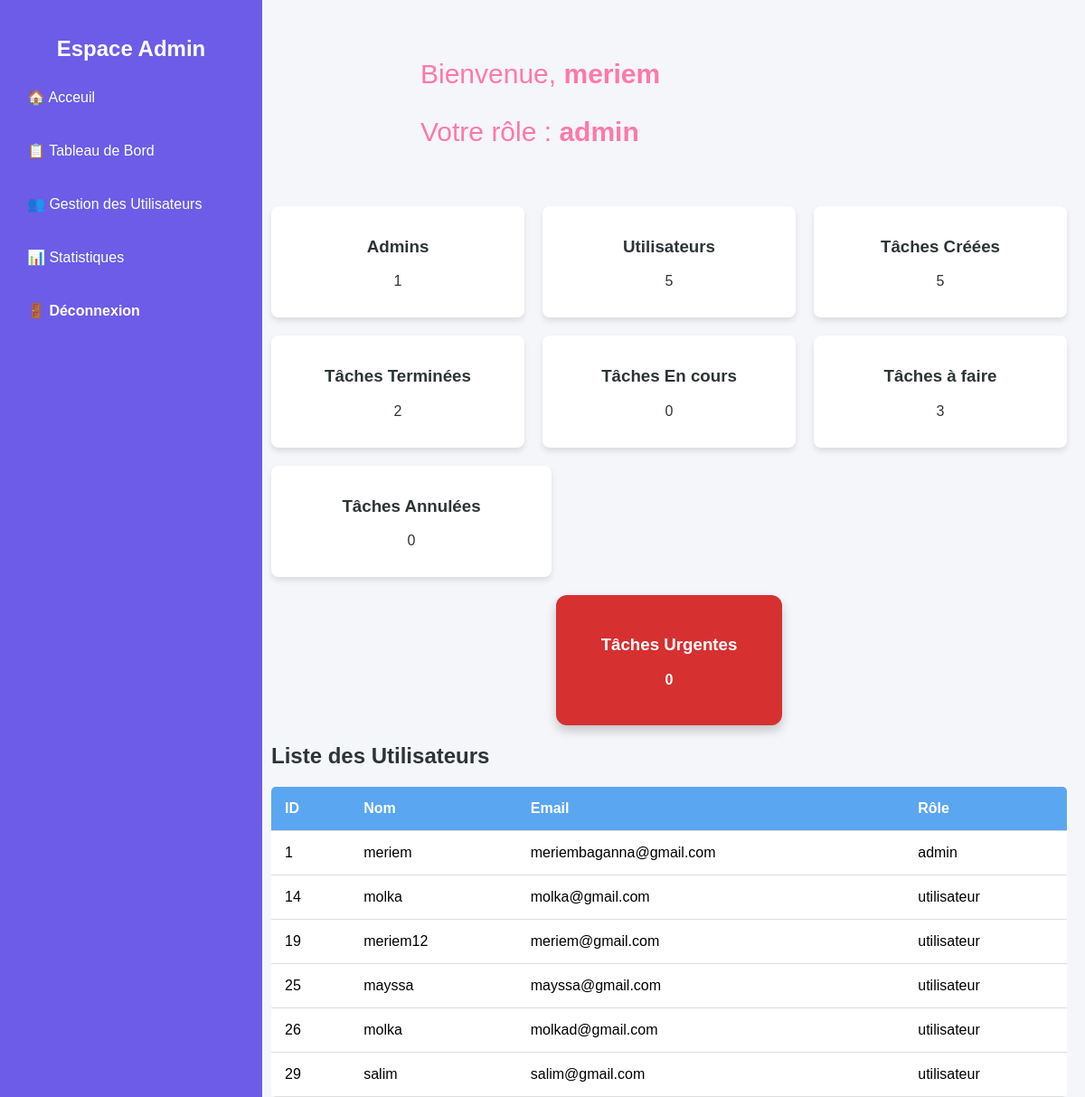
The app's page /admin.php (signed in) with its own data.
### tables this page shows
CREATE TABLE `utilisateur` (
  `id` int(11) NOT NULL,
  `nom` varchar(100) NOT NULL,
  `email` varchar(100) NOT NULL,
  `mdp` varchar(255) NOT NULL,
  `role` enum('admin','utilisateur') NOT NULL,
  `date_creation` timestamp NOT NULL DEFAULT current_timestamp()
);

### admin.php (the view, shortened to what this page needs)
<?php
    require("connexion.php");
    try {
        $pdo = new PDO("mysql:host=$host;dbname=$dbname;charset=utf8", $username, $password);
        $pdo->setAttribute(PDO::ATTR_ERRMODE, PDO::ERRMODE_EXCEPTION);
    } catch (PDOException $e) {
        die('Échec de la connexion : ' . $e->getMessage());
    }
    $sql = "SELECT COUNT(*) AS total_users FROM utilisateur WHERE role = 'utilisateur'";
    $total_users = $pdo->query($sql)->fetch(PDO::FETCH_ASSOC)['total_users'];
    $sql_admins = "SELECT COUNT(*) AS total_admins FROM utilisateur WHERE role = 'admin'";
    $total_admins = $pdo->query($sql_admins)->fetch(PDO::FETCH_ASSOC)['total_admins'];
    $sql_taches = "SELECT COUNT(*) AS total_tasks FROM tâches";
    $total_tasks = $pdo->query($sql_taches)->fetch(PDO::FETCH_ASSOC)['total_tasks'];
    $sql_done = "SELECT COUNT(*) AS totalTasksCompleted FROM tâches WHERE statut = ' Terminée'";
    $total_completed = $pdo->query($sql_done)->fetch(PDO::FETCH_ASSOC)['totalTasksCompleted'];
    $sql_progress = "SELECT COUNT(*) AS totalTasksInprogress FROM tâches WHERE statut = 'En cours'";
    $total_progress = $pdo->query($sql_progress)->fetch(PDO::FETCH_ASSOC)['totalTasksInprogress'];
    $sql_todo = "SELECT COUNT(*) AS totalTasksTodo FROM tâches WHERE statut = ' À faire'";
    $total_todo = $pdo->query($sql_todo)->fetch(PDO::FETCH_ASSOC)['totalTasksTodo'];
    $sql_cancel = "SELECT COUNT(*) AS totalTasksCanceled FROM tâches WHERE statut = 'Annulée'";
    $total_canceled = $pdo->query($sql_cancel)->fetch(PDO::FETCH_ASSOC)['totalTasksCanceled'];
    $sql_urg = "SELECT COUNT(*) AS totalHighPriority FROM tâches WHERE statut = ' À faire' AND priorité = 'Haute'";
    $total_priority = $pdo->query($sql_urg)->fetch(PDO::FETCH_ASSOC)['totalHighPriority'];
    $sql_users = "SELECT id, nom, email, role FROM utilisateur";
    $users = $pdo->query($sql_users)->fetchAll(PDO::FETCH_ASSOC);
?>
<!DOCTYPE html>
<html lang="fr">
<head>
</head>
<body>
    <nav class="sidebar">
        <h2>Espace Admin</h2>
        <ul>
            <li><a href="index.php">🏠 Acceuil</a></li>
            <li><a href="admin.php">📋 Tableau de Bord</a></li>
            <li><a href="gestion-utilisateur.php">👥 Gestion des Utilisateurs</a></li>
            <li><a href="stat.php">📊 Statistiques</a></li>
            <li><a href="logout.php" class="logout">🚪 Déconnexion</a></li>
        </ul>
    </nav>
    <main class="content">
        <div class="welcome-message">
    <?php
        if (isset($_COOKIE['nom_utilisateur']) && isset($_COOKIE['role'])) {
            echo "<p>Bienvenue, <strong>" . htmlspecialchars($_COOKIE['nom_utilisateur']) . "</strong></p>";
            echo "<p>Votre rôle : <strong>" . htmlspecialchars($_COOKIE['role']) . "</strong></p>";
        }
    ?>
</div>
    <section class="stats">
    <div class="stat-box"><h3>Admins</h3><p id="totalAdmins"><?php echo $total_admins; ?></p></div>
    <div class="stat-box"><h3>Utilisateurs</h3><p id="totalUsers"><?php echo $total_users; ?></p></div>
    <div class="stat-box"><h3>Tâches Créées</h3><p id="totalTasks"><?php echo $total_tasks; ?></p></div>
    <div class="stat-box"><h3>Tâches Terminées</h3><p id="totalTasksCompleted"><?php echo $total_completed; ?></p></div>
    <div class="stat-box"><h3>Tâches En cours</h3><p id="totalTasksInprogress"><?php echo $total_progress; ?></p></div>
    <div class="stat-box"><h3>Tâches à faire</h3><p id="totalTasksTodo"><?php echo $total_todo; ?></p></div>
    <div class="stat-box"><h3>Tâches Annulées</h3><p id="totalTasksCanceled"><?php echo $total_canceled; ?></p></div>
</section>
<section class="urgent-task-box">
    <h3>Tâches Urgentes</h3>
    <p id="totalHighPriority"><?php echo $total_priority; ?></p>
</section>
        <section class="user-management">
            <h2>Liste des Utilisateurs</h2>
            <table>
                <thead>
                    <tr><th>ID</th><th>Nom</th><th>Email</th><th>Rôle</th></tr>
                </thead>
                <tbody>
                    <?php foreach ($users as $user) {
                        echo "<tr><td>{$user['id']}</td><td>{$user['nom']}</td><td>{$user['email']}</td><td>{$user['role']}</td></tr>";
                    } ?>
                </tbody>
            </table>
        </section>
    </main>
</body>
</html>

### admin.php (style rules this page uses)
:root { --primary-color: #fd79a8; --secondary-color: #a29bfe; --accent-color: #6c5ce7; --background-color: #f5f6fa; --card-color: #ffffff; --text-color: #2d3436; --light-text: #636e72; --success-color: rgb(91, 166, 240); --warning-color: rgb(247, 210, 141); --danger-color: #d63031; }
body { font-family: Arial, sans-serif; margin: 0; padding: 0; display: flex; background-color: var(--background-color); }
.sidebar { width: 250px; background: var(--accent-color); color: white; padding: 20px; position: fixed; height: 100%; }
.sidebar h2 { text-align: center; margin-bottom: 20px; }
.sidebar ul { list-style: none; padding: 0; }
.sidebar ul li { margin: 20px 0; }
.sidebar ul li a { color: white; text-decoration: none; display: block; padding: 10px; transition: 0.3s; }
.logout { color: var(--danger-color); font-weight: bold; }
.content { margin-left: 280px; padding: 20px; flex-grow: 1; }
.welcome-message { margin-left: 150px; padding: 15px; color: var(--primary-color); font-size: 30px; }
.stats { display: flex; flex-wrap: wrap; justify-content: space-between; gap: 20px; margin: 20px 0; }
.stat-box { flex: 1; min-width: 200px; max-width: 280px; background: var(--card-color); color: var(--text-color); padding: 15px; text-align: center; border-radius: 8px; box-shadow: 0 4px 6px rgba(0, 0, 0, 0.1); transition: transform 0.2s ease-in-out; }
.urgent-task-box { background-color: var(--danger-color); color: white; padding: 25px; border-radius: 12px; width: 200px; margin: 0 auto; text-align: center; font-weight: bold; box-shadow: 0 6px 12px rgba(0,0,0,0.2); }
table { width: 100%; border-collapse: collapse; margin-top: 20px; background: var(--card-color); border-radius: 5px; overflow: hidden; }
th, td { padding: 15px; text-align: left; border-bottom: 1px solid #ddd; }
th { background: var(--success-color); color: white; }
.user-management h2 { color: var(--text-color); }

### records on screen
utilisateur: id "1", nom "meriem", email "meriembaganna@gmail.com", role "admin"
utilisateur: id "14", nom "molka", email "molka@gmail.com", role "utilisateur"
utilisateur: id "19", nom "meriem12", email "meriem@gmail.com", role "utilisateur"
utilisateur: id "25", nom "mayssa", email "mayssa@gmail.com", role "utilisateur"
utilisateur: id "26", nom "molka", email "molkad@gmail.com", role "utilisateur"
utilisateur: id "29", nom "salim", email "salim@gmail.com", role "utilisateur"

### other values on screen
$_COOKIE['nom_utilisateur'] "meriem"
$_COOKIE['role'] "admin"
$total_admins "1"
$total_users "5"
$total_tasks "5"
$total_completed "2"
$total_progress "0"
$total_todo "3"
$total_canceled "0"
$total_priority "0"
